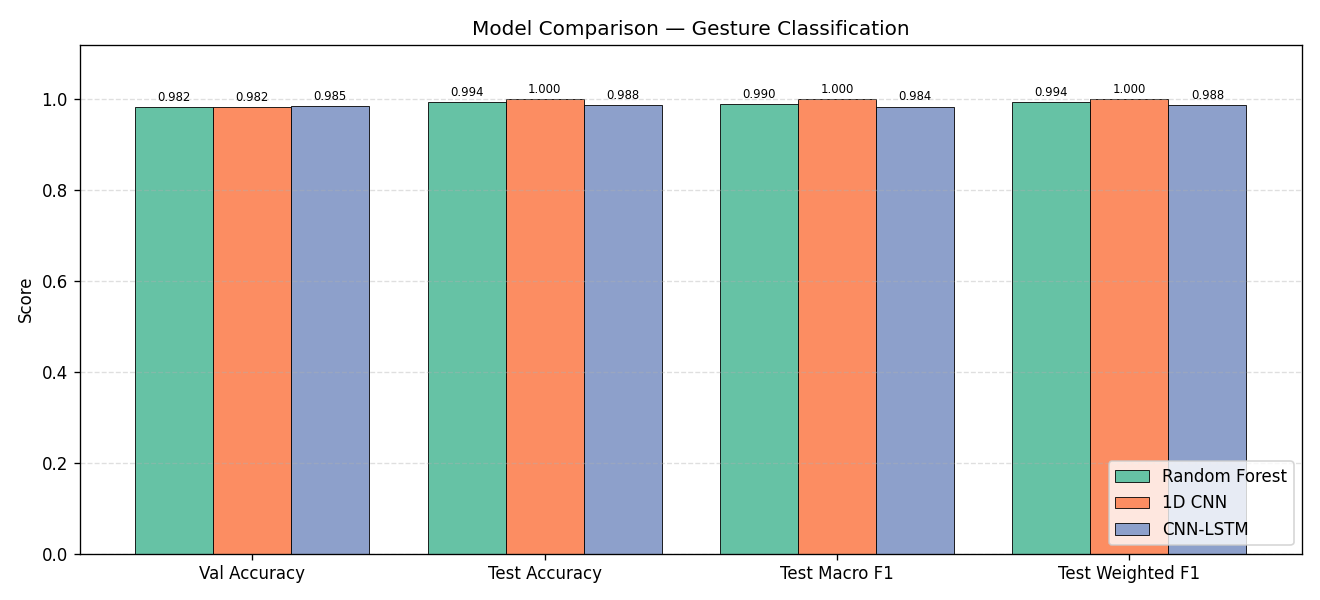

The script that saved this image:
"""
Cross-model comparison.
Reads metrics_summary.txt from each model's output folder and produces:
  - compare_models.png  — grouped bar chart of val/test accuracy + test F1
  - compare_models.txt  — summary table
Saved next to this script (training/).
"""

import os
import matplotlib
matplotlib.use("Agg")
import matplotlib.pyplot as plt
import numpy as np

BASE_DIR = os.path.dirname(__file__)
OUTPUT_FILE_PNG = os.path.join(BASE_DIR, "compare_models.png")
OUTPUT_FILE_TXT = os.path.join(BASE_DIR, "compare_models.txt")

MODEL_DIRS = {
    "Random Forest": os.path.join(BASE_DIR, "random_forest", "output", "metrics_summary.txt"),
    "1D CNN":        os.path.join(BASE_DIR, "cnn_1d",       "output", "metrics_summary.txt"),
    "CNN-LSTM":      os.path.join(BASE_DIR, "cnn_lstm",     "output", "metrics_summary.txt"),
}

METRICS_OF_INTEREST = [
    ("val_accuracy",      "Val Accuracy"),
    ("test_accuracy",     "Test Accuracy"),
    ("test_macro_f1",     "Test Macro F1"),
    ("test_weighted_f1",  "Test Weighted F1"),
]


def parse_metrics(path: str) -> dict[str, float]:
    metrics: dict[str, float] = {}
    with open(path) as f:
        for line in f:
            line = line.strip()
            if ":" in line:
                key, _, val = line.partition(":")
                try:
                    metrics[key.strip()] = float(val.strip())
                except ValueError:
                    pass
    return metrics


def main() -> None:
    all_metrics: dict[str, dict[str, float]] = {}
    for model_name, path in MODEL_DIRS.items():
        if not os.path.exists(path):
            print(f"  WARNING: {path} not found — skipping {model_name}")
            continue
        all_metrics[model_name] = parse_metrics(path)

    if not all_metrics:
        print("No metrics found. Run each model's train.py first.")
        return

    models = list(all_metrics.keys())
    n_metrics = len(METRICS_OF_INTEREST)
    n_models = len(models)
    x = np.arange(n_metrics)
    width = 0.8 / n_models

    fig, ax = plt.subplots(figsize=(11, 5))
    colors = plt.cm.Set2.colors

    for i, model in enumerate(models):
        values = [
            all_metrics[model].get(key, 0.0)
            for key, _ in METRICS_OF_INTEREST
        ]
        offset = (i - n_models / 2 + 0.5) * width
        bars = ax.bar(x + offset, values, width, label=model, color=colors[i], edgecolor="black", linewidth=0.5)
        ax.bar_label(bars, fmt="%.3f", padding=2, fontsize=7)

    ax.set_xticks(x)
    ax.set_xticklabels([label for _, label in METRICS_OF_INTEREST])
    ax.set_ylim(0, 1.12)
    ax.set_ylabel("Score")
    ax.set_title("Model Comparison — Gesture Classification")
    ax.legend(loc="lower right")
    ax.grid(axis="y", linestyle="--", alpha=0.4)
    plt.tight_layout()
    plt.savefig(OUTPUT_FILE_PNG, dpi=120)
    plt.close()
    print(f"Saved: {OUTPUT_FILE_PNG}")

    # Text summary table
    col_w = 18
    header = f"{'Model':<{col_w}}" + "".join(f"{lbl:>{col_w}}" for _, lbl in METRICS_OF_INTEREST)
    rows = []
    for model in models:
        row = f"{model:<{col_w}}"
        for key, _ in METRICS_OF_INTEREST:
            val = all_metrics[model].get(key, float("nan"))
            row += f"{val:>{col_w}.4f}"
        rows.append(row)

    table = "\n".join([header, "-" * len(header)] + rows)
    print("\n" + table + "\n")
    with open(OUTPUT_FILE_TXT, "w") as f:
        f.write(table + "\n")
    print(f"Saved: {OUTPUT_FILE_TXT}")


if __name__ == "__main__":
    main()
